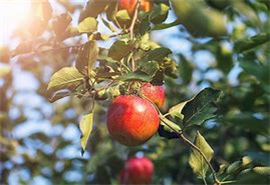
#> input picture 第一问的求解1/extracted_images/Attachment 1/1.jpg, 270 x 185 px; its folder holds only this picture in this run
$ python -i 1.py   (imports and definitions only)
#> lines starting #> are read from the running program, lines starting #| are printed output that depends on the picture; after the words box and inside, x2 and y2 are one past the last pixel; in counts of white or black regions, pixels touching at a corner belong together
import zipfile
import os
import cv2
import numpy as np
import matplotlib.pyplot as plt
plt.rcParams['font.sans-serif'] = ['SimSun']  # 使用宋体显示中文
plt.rcParams['axes.unicode_minus'] = False    # 解决负数坐标轴显示问题
plt.rcParams['font.size'] = 15                # 设置字体大小

# 解压缩文件
zip_path = 'Attachment 1.zip'
extract_folder = 'unzipped_apple_images'

# [2 lines not run here, left out]

    # 获取解压后的文件夹路径
# [1 line that did not run here, left out]
# [1 line that did not run here, left out]


def calculate_apple_ripeness_with_shape_exclusion(image_path):
    """
    计算苹果成熟度的函数，同时考虑形状以排除叶子的干扰。
    参数:
    image_path: 苹果图片的路径。

    返回值:
    ripeness_score: 苹果的成熟度得分，基于红色和青色像素的比例，排除了叶子的影响。
    """
    # 读取图像
    image = cv2.imread(image_path)
#> image is the input picture: shape (185, 270, 3); mean B, G, R 102.7, 122.4, 127.6

    # 将图像从BGR转换为RGB
    image_rgb = cv2.cvtColor(image, cv2.COLOR_BGR2RGB)

    # 定义红色和青色的阈值
    red_lower = np.array([100, 0, 0])
    red_upper = np.array([255, 100, 100])
    green_lower = np.array([0, 100, 0])
    green_upper = np.array([100, 255, 100])

    # 创建红色和青色的掩膜
    red_mask = cv2.inRange(image_rgb, red_lower, red_upper)
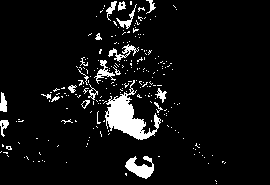
#> red_mask: shape (185, 270); 6.7% white; 235 white regions (214 under 20 px), largest, box (x1, y1, x2, y2) and area: (105, 80, 161, 140) 1237, (125, 156, 154, 179) 357, (108, 44, 139, 62) 174
    green_mask = cv2.inRange(image_rgb, green_lower, green_upper)
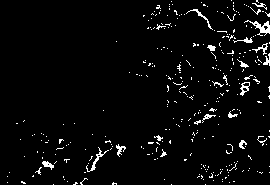
#> green_mask: shape (185, 270); 3.6% white in thin lines or dots

    # 通过形状排除叶子
    # 查找轮廓
    contours, _ = cv2.findContours(green_mask, cv2.RETR_EXTERNAL, cv2.CHAIN_APPROX_SIMPLE)
#> contours = 323 contours, 310 with area under 20; largest, box (x1, y1, x2, y2) and area: (244, 20, 270, 36) 106, (240, 82, 250, 96) 68, (86, 147, 109, 172) 50, (42, 161, 54, 170) 40, (252, 43, 268, 55) 36

    # 排除非圆形轮廓
    for contour in contours:
        # 计算轮廓的面积和边界矩形
        area = cv2.contourArea(contour)
        x, y, w, h = cv2.boundingRect(contour)
        # 检查轮廓是否足够圆
        if w > 0 and h > 0:
            aspect_ratio = w / h
            if aspect_ratio > 0.8 and aspect_ratio < 1.2 and area > 100:  # 这里的阈值可以根据实际情况调整
                # 将此轮廓视为苹果，保留其像素
                cv2.drawContours(green_mask, [contour], -1, (255, 255, 255), -1)
            else:
                # 将此轮廓视为叶子，移除其像素
                cv2.drawContours(green_mask, [contour], -1, (0, 0, 0), -1)
#> this loop made 323 passes
#> (area, x, y, w, h, aspect_ratio) on passes 62, 83, 91, 99: (40, 42, 161, 12, 9, 1.33), (49.5, 86, 147, 23, 25, 0.92), (29.5, 116, 144, 10, 13, 0.769), (24.5, 239, 140, 8, 9, 0.889)
#> green_mask: shape (185, 270); 3.65% of pixels changed, all inside (x1, y1, x2, y2) = (7, 0, 270, 185)

    # 计算红色和青色像素的数量（排除了叶子）
    red_count = np.sum(red_mask > 0)
#> red_count = 3360
    green_count = np.sum(green_mask > 0)
#> green_count = 0

    # 计算成熟度得分
    ripeness_score = red_count / (red_count + green_count + 1e-6)  # 添加一个小量以防止除以零
#> ripeness_score = 1

    return ripeness_score

# 重新计算每张图片的成熟度得分，考虑形状排除
ripeness_scores_shape_excluded = []
# [18 lines not run here, left out]

# 绘制累积分布函数图
sorted_scores = np.sort(ripeness_scores_shape_excluded)
cdf = np.arange(1, len(sorted_scores)+1) / len(sorted_scores)
# [6 lines not run here, left out]

# 随机选择几个图像进行展示
# [1 line that did not run here, left out]
# [15 lines not run here, left out]

>>> result = calculate_apple_ripeness_with_shape_exclusion('../第一问的求解1/extracted_images/Attachment 1/1.jpg')
#> result = 1

$ run again, on 第一问的求解1/extracted_images/Attachment 1/105.jpg
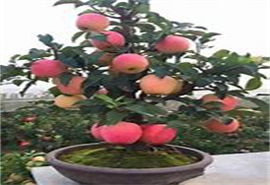
#> input picture 第一问的求解1/extracted_images/Attachment 1/105.jpg, 270 x 185 px
#> in calculate_apple_ripeness_with_shape_exclusion, image is the input picture: shape (185, 270, 3); mean B, G, R 117.4, 125.5, 134.5
#> in calculate_apple_ripeness_with_shape_exclusion, `red_mask = cv2.inRange(image_rgb, red_lower, red_upper)`:
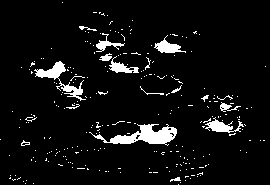
#> red_mask: shape (185, 270); 6.2% white; 257 white regions (239 under 20 px), largest, box (x1, y1, x2, y2) and area: (89, 124, 177, 146) 822, (34, 61, 86, 101) 496, (205, 117, 244, 133) 259
#> in calculate_apple_ripeness_with_shape_exclusion, `green_mask = cv2.inRange(image_rgb, green_lower, green_upper)`:
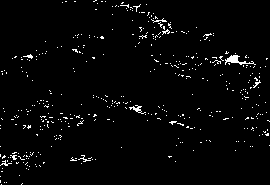
#> green_mask: shape (185, 270); 2.5% white in thin lines or dots
#> contours = 421 contours, 419 with area under 20; largest, box (x1, y1, x2, y2) and area: (225, 55, 256, 65) 77, (129, 105, 146, 114) 30
#> the loop in calculate_apple_ripeness_with_shape_exclusion, `for contour in contours:` made 421 passes
#> (contour, area, x, y, w, h, aspect_ratio) on passes 2, 5, 8, 14, 18, 19, 24: ([[22, 183], [21, 184]], 0, 21, 183, 2, 2, 1), ([[0, 180], [0, 182]], 0, 0, 180, 1, 3, 0.333), ([[1, 171], [2, 171]], 0, 1, 171, 2, 1, 2), ([[39, 165], [40, 166]], 0, 39, 165, 2, 2, 1), ([[43, 162], [43, 163], [44, 162]], 0.5, 43, 162, 2, 2, 1), ([[27, 162], [25, 164]], 0, 25, 162, 3, 3, 1), ([[7, 160], [7, 161]], 0, 7, 160, 1, 2, 0.5)
#> red_count = 3091
#> green_count = 0
#> ripeness_score = 1
